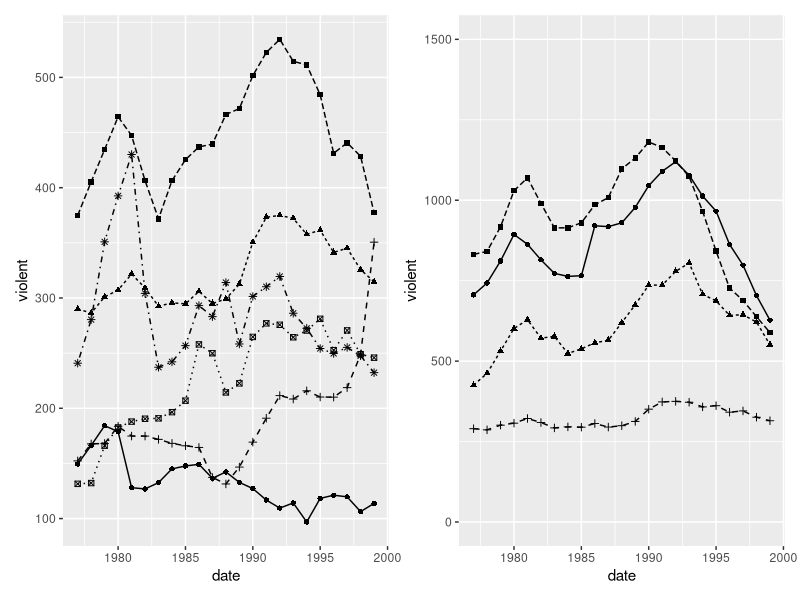
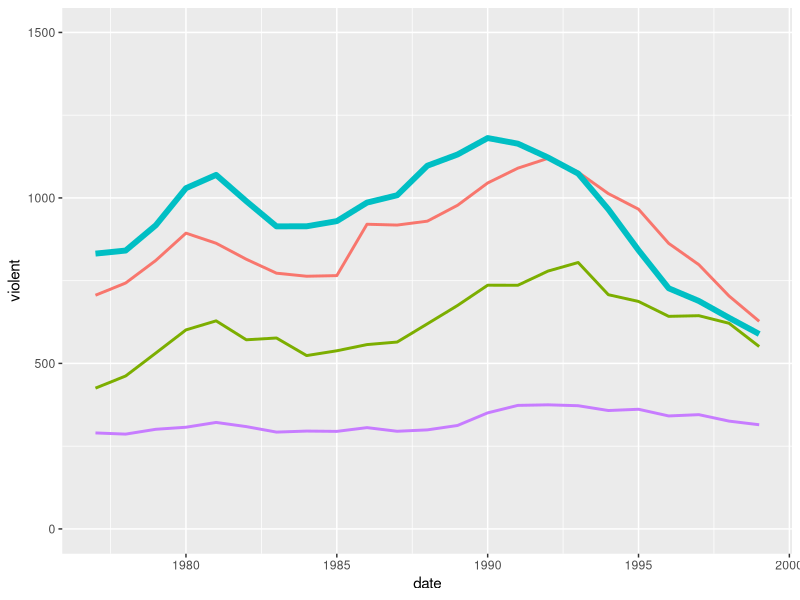

Generate these figures, in order, with R:
## ---- chunk 1
library(tidyverse)
library(AER)
library(patchwork)
library(lubridate)

data("Guns")
## ---- chunk 2


top_10 <- (state = Guns$state )


top_10 <- Guns %>% 
  select(state) %>% 
  unique() %>% 
  top_n(6) %>% 
  unlist() %>% 
  as.vector()

Guns %>% 
  mutate(date = year(as.Date(year, format = "%Y")) ) %>%
  filter(state %in% top_10) %>% 
  ggplot(aes(x = date, y = violent, group = state)) +
  geom_line(aes(linetype = state)) +
  geom_point(aes(shape = state)) +
  theme(legend.position = "none") -> p1


st <- c(
  "New York",
  "California",
  "Virginia",
  "Massachusetts"
  )

Guns %>% 
  filter(state %in% st) %>% 
  mutate(date = year(as.Date(year, format = "%Y")) ) %>%
  ggplot(aes(x = date, y = violent, group = state)) +
  geom_line(aes(linetype = state)) +
  geom_point(aes(shape = state)) +
  ylim(0, 1500) +
  theme(    
    legend.position = "none",
    ) -> p2

         
p1 + p2
## ---- chunk 3

st <- c(
  "New York",
  "California",
  "Virginia",
  "Massachusetts"
  )

Guns %>% 
  filter(state %in% st) %>% 
  mutate(date   = year(as.Date(year, format = "%Y")) ) %>%
  mutate(lsize  = ifelse(state == "New York", 1.2, 1.0),
         lalpha = ifelse(state == "New York", 1.0, 0.9)) %>% 
  ggplot(aes(x = date, y = violent, group = state, size = lsize )) +
  geom_line(aes(color = state)) +
  scale_size(range = c(1,2), guide = "none") +
  ylim(0, 1500) +
  theme(legend.position = "none" ) -> p1

         
p1
